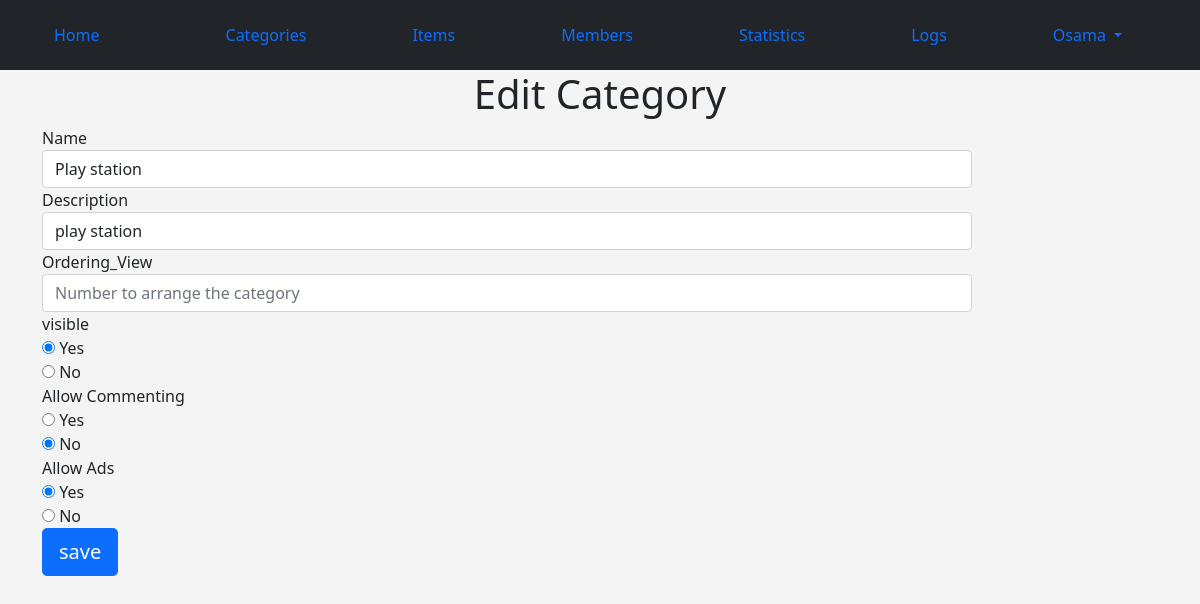
Page /admin-control/categories.php?do=Edit&catid=4 (signed in) on the committed database.
### tables this page shows
CREATE TABLE `categories` (
  `ID` smallint NOT NULL,
  `Name` varchar(255) NOT NULL,
  `Description` text NOT NULL,
  `Ordering_View` int NOT NULL,
  `Visibility` tinyint NOT NULL DEFAULT '0',
  `Allow_Comment` tinyint NOT NULL DEFAULT '0',
  `Allow_Ads` tinyint NOT NULL DEFAULT '0'
);

### admin-control/categories.php (the view, shortened to what this page needs)
<?php
  if(isset($_SESSION['Username'])){
          include 'init.php';
          $do = isset($_GET['do'])  ?  $_GET['do'] : 'Manage';
          if($do == 'Manage'){
               $sort = 'ASC';
               $sort_array = array('asc','desc');
               if(isset($_GET['sort']) && in_array($_GET['sort'],$sort_array)){
                    $sort=$_GET['sort'];
               };
               $stmt2 = $con->prepare("SELECT * FROM categories ORDER BY Ordering_View $sort");
               $stmt2->execute();
               $cats = $stmt2->fetchAll(); ?>
               <h1 class="text-center">Manage Categories</h1>
               <div class="container categories">
                    <div class="card">
                         <div class="card-header">Manage categories
                              <div class="option pull-right">
                                   ordering:
                                   <a class="<?php if($sort == 'asc'){
                                        echo'active';
                                   } ?>"  href="?sort=asc">Asc</a>
                                   <a class="<?php if($sort == 'desc'){
                                        echo'active';
                                   } ?>" href="?sort=desc">Desc</a>
                                   view:
                                   <span class="active" data-view="full">Full</span>
                                   <span data-view="classic">Classic</span>
                              </div>
                         </div>
                         <div class="panel-body">
                              <?php
                                  foreach($cats as $cat){
                                   echo "<div class='cat'>";
                                        echo "<div class='hidden buttons'>";
                                            echo"<a href='categories.php?do=Edit&catid=" .$cat['ID'] . "' class='btn btn-xs btn-primary'><i class='fa fa-edit'>Edit</i></a>";
                                            echo"<a href='categories.php?do=Delete&catid=" .$cat['ID'] . "' class='confirm btn btn-xs btn-danger'><i class='fa fa-close'>Delete</i></a>";                                       echo"</div>";
                                        echo "<h3>". $cat['Name'] . "</h3>";
                                        echo "<div class='full-view'>";
                                            echo "<p>" ; if($cat['Description'] == '') {echo 'This category has no description ';} else {echo $cat['Description'] ;} echo"</p>";
                                            if($cat['Visibility'] == 1) { echo '<span class="visibility"> <i class = "fa fa-eye"></i> Hidden<span/>';}
                                            if($cat['Allow_Comment'] == 1) { echo '<span class="commenting" ><i class = "fa fa-close"></i>Comment Disabled<span/>';}
                                            if($cat['Allow_Ads'] == 1) { echo '<span class="advertises" > <i class = "fa fa-close"></i>Ads Disabled<span/>';}
                                        echo "</div>";
                                   echo "</div>";
                                   echo "<hr>";
                                  }
                              ?>
                         </div>
                    </div>
                    <a class =" add-category btn btn-primary" href="categories.php?do=add"><i class="fa fa-plus"></i>Add New Category</a>
               </div>
          <?php
         }elseif($do == 'Edit'){
                         $catid = isset($_GET['catid']) && is_numeric($_GET['catid']) ? intval($_GET['catid']) : 0 ;
                        $stmt = $con->prepare("SELECT * FROM categories WHERE  ID = ? ");
                      $stmt->execute(array($catid));
                      $cat = $stmt->fetch();
                     $count=$stmt->rowCount();
                     if($count > 0){ ?>
                         <h1 class = "text-center  "> Edit Category</h1>
                         <div class="container">
                              <form class="form-horizontal" action ="?do=update" method ="POST">
                                        <div class="form-group form-group-lg">
                                             <label class = "col-sm-2 control-label"> Name</label>
                                             <div class="col-sm-10">
                                                  <input type="text" name="name" class="form-control" required = "required" placeholder="Name Of The Category" value="<?php echo $cat['Name'] ?>"/>
                                             </div>
                                        </div>
                                        <div class="form-group form-group-lg">
                                              <label class = "col-sm-2 control-label"> Description</label>
                                             <div class="col-sm-10">
                                                  <input type="text" name="description" class="form-control"  placeholder = "Describe the category" value="<?php echo $cat['Description'] ?>"/>
                                             </div>
                                        </div>
                                        <div class="form-group form-group-lg">
                                             <label class = "col-sm-2 control-label"> Ordering_View</label>
                                             <div class="col-sm-10">
                                                  <input type="text" name="ordering"  class="form-control"   placeholder = "Number to arrange the category" value="<?php echo $cat['Ordering'] ?>"/>
                                             </div>
                                        </div>
                                        <div class="form-group form-group-lg">
                                             <label class = "col-sm-2 control-label">  visible</label>
                                             <div class="col-sm-10 col-md-6">
                                                  <div>
                                                    <input id="vis-yes" type="radio" name="visibility" value="0" <?php if($cat['Visibility'] == 0){ echo 'checked';} ?>/>
                                                    <label for="vis-yes">Yes</label>
                                                  </div>
                                                  <div>
                                                     <input id="vis-no" type="radio" name="visibility" value="1"   <?php if($cat['Visibility'] == 1){ echo 'checked';} ?>/>
                                                     <label for="vis-no">No</label>
                                                  </div>
                                             </div>
                                        </div>
                                        <div class="form-group form-group-lg">
                                             <label class = "col-sm-2 control-label">  Allow Commenting</label>
                                             <div class="col-sm-10 col-md-6">
                                                  <div>
                                                    <input id="com-yes" type="radio" name="commenting" value="0"  <?php if($cat['Allow_Comment'] == 0){ echo 'checked';} ?>/>
                                                    <label for="com-yes">Yes</label>
                                                  </div>
                                                  <div>
                                                   <input id="com-no" type="radio" name="commenting" value="1"  <?php if($cat['Allow_Comment'] == 1){ echo 'checked';} ?>/>
                                                   <label for="com-no">No</label>
                                                  </div>
                                              </div>
                                        </div>
                                        <div class="form-group form-group-lg">
                                            <label class = "col-sm-2 control-label">  Allow Ads</label>
                                            <div class="col-sm-10 col-md-6">
                                                   <div>
                                                    <input id="ads-yes" type="radio" name="ads" value="0" <?php if($cat['Allow_Ads'] == 0){ echo 'checked';} ?>/>
                                                    <label for="ads-yes">Yes</label>
                                                   </div>
                                                   <div>
                                                      <input id="ads-no" type="radio" name="ads" value="1" <?php if($cat['Allow_Ads'] == 1){ echo 'checked';} ?>/>
                                                     <label for="ads-no">No</label>
                                                   </div>
                                             </div>
                                        </div>
                                        <div class="form-group form-group-lg">
                                              <div class=" col-sm-offset-2 col-sm-10">
                                                  <input type="submit" value="save" class="btn btn-primary btn-lg" />
                                             </div>
                                        </div>
                                    </div>
          <?php
          }
                       else {
                            echo "<div class = 'container'>";
                                 $theMsg = '<div class = "alert alert-danger">Theres Is No Such ID </div>';
                                 redirectHome($theMsg ,);
                            echo "</div>";
                            }
         }
    }else{
        header("Location : index.php");
        exit();
    }
?>

### admin-control/layout/css/backend.css (style rules this page uses)
body { background-color: #f4f4f4; font-size: 16px; }

### rows in the picture
categories: name "Play station", description "play station", Visibility "☑ Yes", Visibility "☐ No", Allow_Comment "☐ Yes", Allow_Comment "☑ No", Allow_Ads "☑ Yes", Allow_Ads "☐ No"

### other values in the picture
lang ('HOME_ADMIN') "Home"
lang ('CATEGORIES') "Categories"
lang ('ITEMS') "Items"
lang ('MEMBERS') "Members"
lang ('STATISTICS') "Statistics"
lang ('LOGS') "Logs"
